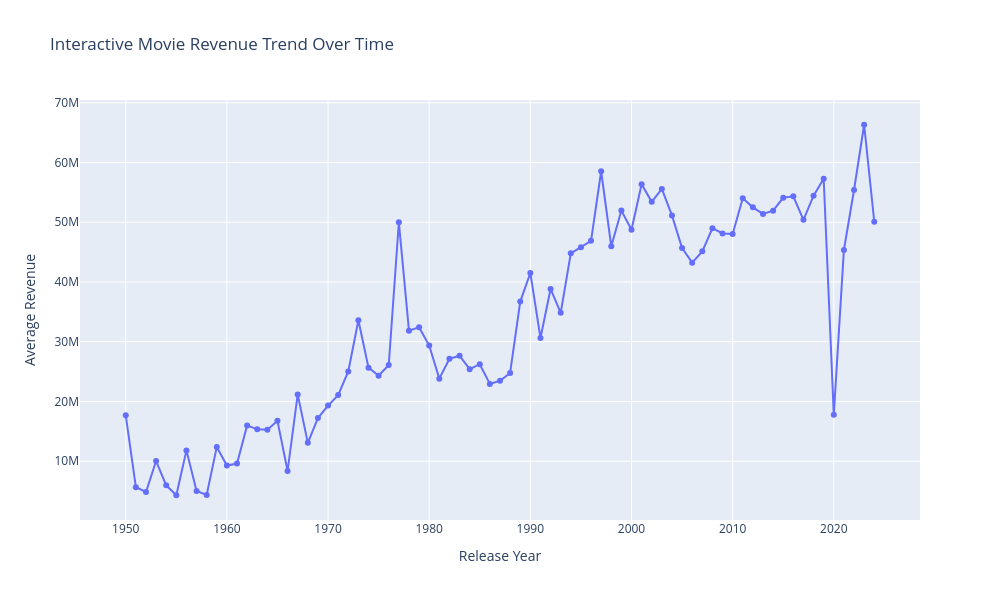

Notebook cell for this chart:
### Markdown cell above
# Interactive Revenue Trend

### Code cell
trend_df = df.copy()

trend_df['release_date'] = pd.to_datetime(
    trend_df['release_date'],
    errors='coerce'
)

trend_df['release_year'] = trend_df['release_date'].dt.year

trend_df = trend_df[
    (trend_df['release_year'] >= 1950) &
    (trend_df['release_year'] <= 2025) &
    (trend_df['revenue'] > 0)
]

year_summary = (
    trend_df
    .groupby('release_year')
    .agg(
        average_revenue=('revenue', 'mean'),
        movie_count=('title', 'count')
    )
    .reset_index()
)

fig = px.line(
    year_summary,
    x='release_year',
    y='average_revenue',
    markers=True,
    hover_data=['movie_count'],
    title='Interactive Movie Revenue Trend Over Time',
    labels={
        'release_year': 'Release Year',
        'average_revenue': 'Average Revenue'
    }
)

fig.update_layout(
    width=1000,
    height=600
)

fig.show()

### Figure 1 — Plotly figure (JSON) as saved in the notebook; plotly's stock layout.template omitted (floating-point values rounded to 4 significant figures)
{"data": [{"customdata": [[18], [25], [21], [26], [27], [29], [30], [33], [25], [30], [32], [32], [27], [27], [29], [43], [35], [46], [46], [30], [41], [37], [36], [48], [42], [54], [54], [50], [63], [70], [93], [107], [119], [114], [131], [146], [164], [182], [193], [165], [160], [194], [181], [226], [190], [213], [203], [228], [255], [261], [264], [277], [318], [329], [373], [402], [460], [496], [471], [535], [529], [495], [543], [578], [615], [569], [643], [673], [584], [552], [347], [374], [394], [268], [39]], "hovertemplate": "Release Year=%{x}<br>Average Revenue=%{y}<br>movie_count=%{customdata[0]}<extra></extra>", "legendgroup": "", "line": {"color": "#636efa", "dash": "solid"}, "marker": {"symbol": "circle"}, "mode": "lines+markers", "name": "", "orientation": "v", "showlegend": false, "type": "scatter", "x": [1950.0, 1951.0, 1952.0, 1953.0, 1954.0, 1955.0, 1956.0, 1957.0, 1958.0, 1959.0, 1960.0, 1961.0, 1962.0, 1963.0, 1964.0, 1965.0, 1966.0, 1967.0, 1968.0, 1969.0, 1970.0, 1971.0, 1972.0, 1973.0, 1974.0, 1975.0, 1976.0, 1977.0, 1978.0, 1979.0, 1980.0, 1981.0, 1982.0, 1983.0, 1984.0, 1985.0, 1986.0, 1987.0, 1988.0, 1989.0, 1990.0, 1991.0, 1992.0, 1993.0, 1994.0, 1995.0, 1996.0, 1997.0, 1998.0, 1999.0, 2000.0, 2001.0, 2002.0, 2003.0, 2004.0, 2005.0, 2006.0, 2007.0, 2008.0, 2009.0, 2010.0, 2011.0, 2012.0, 2013.0, 2014.0, 2015.0, 2016.0, 2017.0, 2018.0, 2019.0, 2020.0, 2021.0, 2022.0, 2023.0, 2024.0], "xaxis": "x", "y": [17690000.0, 5654000.0, 4838000.0, 10020000.0, 5957000.0, 4296000.0, 11810000.0, 5019000.0, 4358000.0, 12390000.0, 9260000.0, 9597000.0, 15990000.0, 15330000.0, 15280000.0, 16760000.0, 8365000.0, 21180000.0, 13070000.0, 17230000.0, 19310000.0, 21070000.0, 25030000.0, 33590000.0, 25660000.0, 24310000.0, 26100000.0, 49990000.0, 31860000.0, 32420000.0, 29360000.0, 23820000.0, 27130000.0, 27650000.0, 25410000.0, 26240000.0, 22940000.0, 23450000.0, 24760000.0, 36720000.0, 41510000.0, 30630000.0, 38840000.0, 34830000.0, 44800000.0, 45800000.0, 46890000.0, 58540000.0, 45980000.0, 51950000.0, 48760000.0, 56370000.0, 53420000.0, 55590000.0, 51140000.0, 45690000.0, 43240000.0, 45130000.0, 49000000.0, 48130000.0, 48030000.0, 54020000.0, 52500000.0, 51390000.0, 51940000.0, 54100000.0, 54350000.0, 50410000.0, 54460000.0, 57300000.0, 17780000.0, 45360000.0, 55400000.0, 66330000.0, 50100000.0], "yaxis": "y"}], "layout": {"height": 600, "legend": {"tracegroupgap": 0}, "title": {"text": "Interactive Movie Revenue Trend Over Time"}, "width": 1000, "xaxis": {"anchor": "y", "domain": [0, 1], "title": {"text": "Release Year"}}, "yaxis": {"anchor": "x", "domain": [0, 1], "title": {"text": "Average Revenue"}}}}
